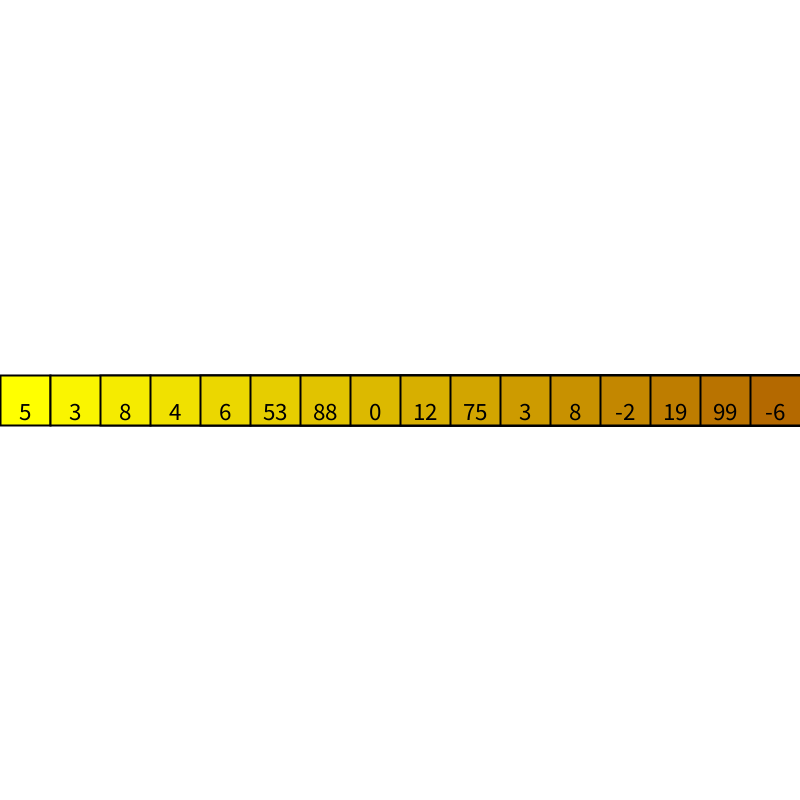
Frame 1 (no input)
Frame 60 (the mouse pressed at the canvas centre just before this capture): identical to frame 1, image omitted
Frame 120 (the mouse held since frame 60 and released just before this capture): identical to frame 1, image omitted

The Processing sketch that drew this single still picture (run headless with seeded random() and noise(); from frame 60 on, the mouse is pressed at the canvas centre):

// Processing sketch: sorting_exercise
// ── sorting_exercise.pde
//sorting exercise

int[] numbers = {5,3,8,4,6,53,88,0,12,75,3,8,-2,19,99,-6};
int temp;

void setup(){
  size(800,800);
  frameRate(30);
}

void draw(){
  translate(0,height/2-25);
  background(255);
  
  for(int n = 0; n < numbers.length; n++){
    fill(255-5*n,255-10*n,0);
    strokeWeight(2);
    stroke(0);
    rect(0+n*50,0,50+n*50,50);
    fill(0);
    textSize(25);
    textAlign(CENTER, BOTTOM);
    text(numbers[n],25+50*n,50);
  }
}

void mouseClicked(){
  if(mouseButton == LEFT){
    for(int n = 1; n < numbers.length; n++){
      if(numbers[n-1] > numbers[n]){
        temp = numbers[n-1];
        numbers[n-1] = numbers[n];
        numbers[n] = temp;
      }
    }
  }
  if(mouseButton == RIGHT){
    for(int n = 1; n < numbers.length; n++){
      if(numbers[n-1] < numbers[n]){
        temp = numbers[n-1];
        numbers[n-1] = numbers[n];
        numbers[n] = temp;
      }
    }
  }
}
